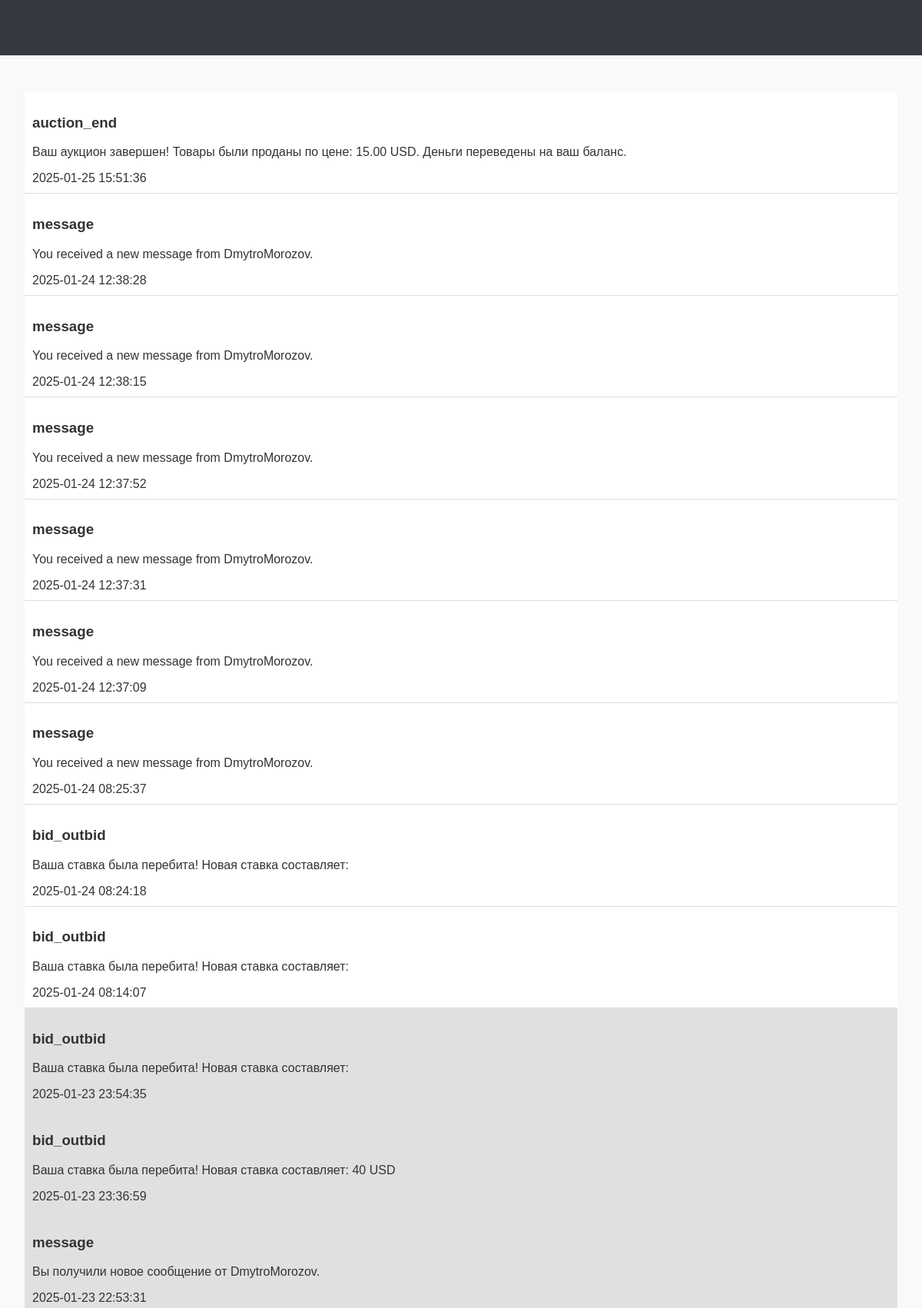
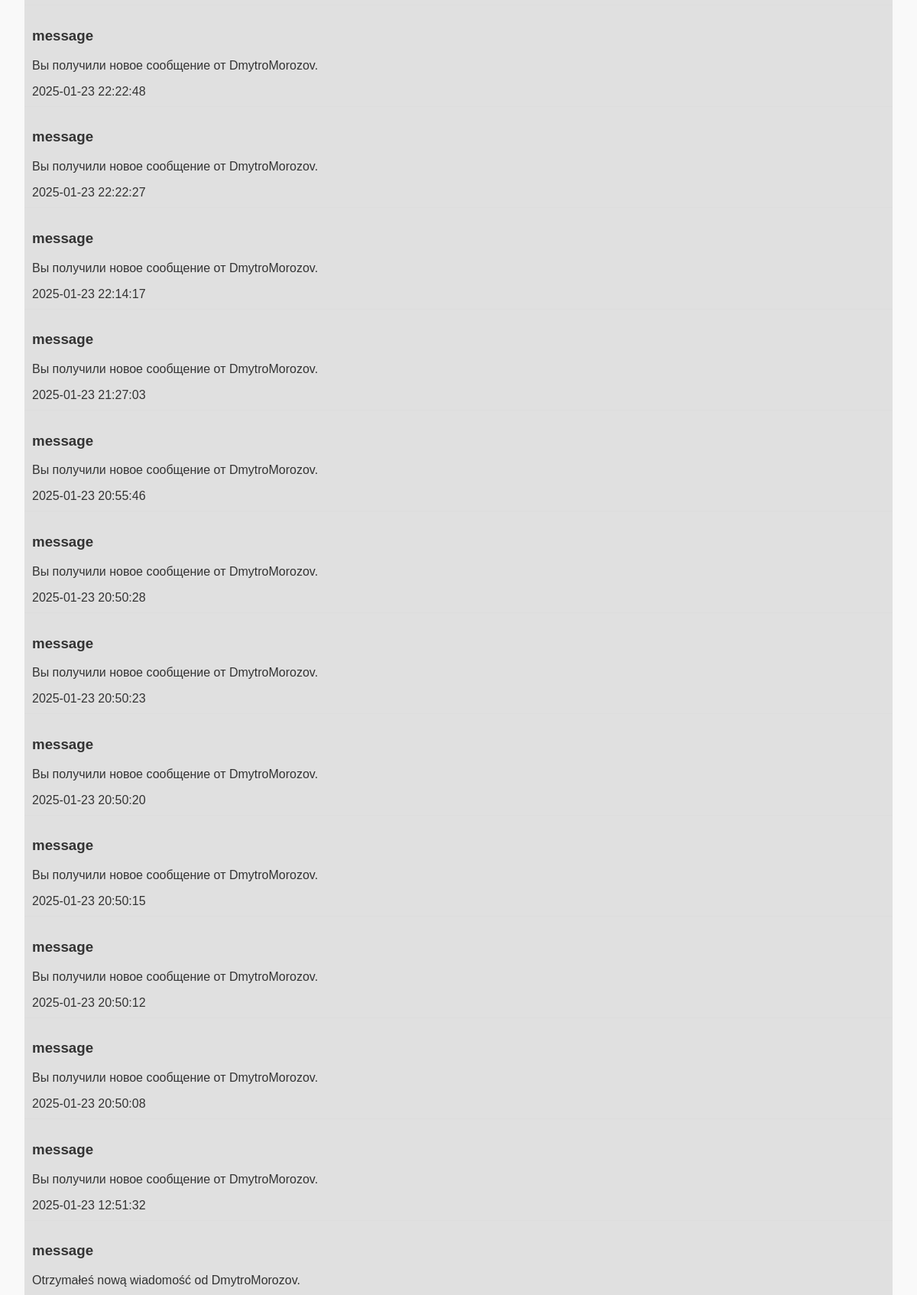
The page /notifications.php (signed in, upper part) on the database its author committed (2 pictures, top to bottom).
### tables this page shows
CREATE TABLE `notifications` (
  `id` int(11) NOT NULL,
  `user_id` int(11) NOT NULL,
  `type` varchar(50) NOT NULL,
  `message` text NOT NULL,
  `is_read` tinyint(1) DEFAULT 0,
  `created_at` timestamp NOT NULL DEFAULT current_timestamp()
);

### notifications.php (the view, shortened to what this page needs)
<?php
require_once 'config/db.php';
$language = $_GET['lang'] ?? $_SESSION['lang'] ?? 'en';
$translations = require "translations/{$language}.php";
$user_id = $_SESSION['user_id'] ?? null;
$stmt = $conn->prepare("
    SELECT id, message, created_at, type, is_read
    FROM notifications
    WHERE user_id = ?
    ORDER BY created_at DESC
");
$stmt->bind_param("i", $user_id);
$stmt->execute();
$notifications_result = $stmt->get_result();
?>
<!DOCTYPE html>
<html lang="<?php echo htmlspecialchars($language); ?>">
<head>
    <link rel="stylesheet" href="public/styles.css">
</head>
<body>
<header class="main-header">
</header>
<main class="main-content">
    <section class="notifications-section">
        <?php if ($notifications_result->num_rows > 0): ?>
            <ul class="notifications-list">
                <?php while ($notification = $notifications_result->fetch_assoc()): ?>
                    <li class="notification-item" style="background-color: <?php echo $notification['is_read'] ? '#e0e0e0' : '#ffffff'; ?>;">
                        <div class="notification-content">
                            <h3 class="notification-type"><?php echo htmlspecialchars($notification['type']); ?></h3>
                            <p class="notification-message"><?php echo nl2br(htmlspecialchars($notification['message'])); ?></p>
                            <time class="notification-timestamp"><?php echo htmlspecialchars($notification['created_at']); ?></time>
                        </div>
                    </li>
                <?php endwhile; ?>
            </ul>
        <?php else: ?>
            <p class="no-notifications"><?php echo htmlspecialchars($translations['no_notifications']); ?></p>
        <?php endif; ?>
    </section>
</main>
</body>
</html>

### public/styles.css (style rules this page uses)
body { font-family: 'Inter', sans-serif; background-color: #f8f9fa; margin: 0; padding: 0; color: #333; }
.main-header { background-color: #343a40; color: #fff; padding: 1rem 0; }
.main-content { padding: 2rem; }
.main-content { display: grid; gap: 2rem; grid-template-columns: 1fr; padding: 2rem; }
body { font-family: Arial, sans-serif; background-color: #f9f9f9; margin: 0; padding: 0; }
header { background-color: #343a40; color: white; padding: 20px 0; text-align: center; }
ul { padding: 0; list-style: none; }
ul li { padding: 10px; border-bottom: 1px solid #ddd; }

### rows shown on the page
notifications: type "auction_end", message "Ваш аукцион завершен! Товары были проданы по цене: 15.00 USD. Деньги переведены на ваш баланс.", created_at "2025-01-25 15:51:36"
notifications: type "message", message "You received a new message from DmytroMorozov.", created_at "2025-01-24 12:38:28"
notifications: type "message", message "You received a new message from DmytroMorozov.", created_at "2025-01-24 12:38:15"
notifications: type "message", message "You received a new message from DmytroMorozov.", created_at "2025-01-24 12:37:52"
notifications: type "message", message "You received a new message from DmytroMorozov.", created_at "2025-01-24 12:37:31"
notifications: type "message", message "You received a new message from DmytroMorozov.", created_at "2025-01-24 12:37:09"
notifications: type "message", message "You received a new message from DmytroMorozov.", created_at "2025-01-24 08:25:37"
notifications: type "bid_outbid", message "Ваша ставка была перебита! Новая ставка составляет:", created_at "2025-01-24 08:24:18"
notifications: type "bid_outbid", message "Ваша ставка была перебита! Новая ставка составляет:", created_at "2025-01-24 08:14:07"
notifications: type "bid_outbid", message "Ваша ставка была перебита! Новая ставка составляет:", created_at "2025-01-23 23:54:35"
notifications: type "bid_outbid", message "Ваша ставка была перебита! Новая ставка составляет: 40 USD", created_at "2025-01-23 23:36:59"
notifications: type "message", message "Вы получили новое сообщение от DmytroMorozov.", created_at "2025-01-23 22:53:31"
notifications: type "message", message "Вы получили новое сообщение от DmytroMorozov.", created_at "2025-01-23 22:22:48"
notifications: type "message", message "Вы получили новое сообщение от DmytroMorozov.", created_at "2025-01-23 22:22:27"
notifications: type "message", message "Вы получили новое сообщение от DmytroMorozov.", created_at "2025-01-23 22:14:17"
notifications: type "message", message "Вы получили новое сообщение от DmytroMorozov.", created_at "2025-01-23 21:27:03"
notifications: type "message", message "Вы получили новое сообщение от DmytroMorozov.", created_at "2025-01-23 20:55:46"
notifications: type "message", message "Вы получили новое сообщение от DmytroMorozov.", created_at "2025-01-23 20:50:28"
notifications: type "message", message "Вы получили новое сообщение от DmytroMorozov.", created_at "2025-01-23 20:50:23"
notifications: type "message", message "Вы получили новое сообщение от DmytroMorozov.", created_at "2025-01-23 20:50:20"
notifications: type "message", message "Вы получили новое сообщение от DmytroMorozov.", created_at "2025-01-23 20:50:15"
notifications: type "message", message "Вы получили новое сообщение от DmytroMorozov.", created_at "2025-01-23 20:50:12"
notifications: type "message", message "Вы получили новое сообщение от DmytroMorozov.", created_at "2025-01-23 20:50:08"
notifications: type "message", message "Вы получили новое сообщение от DmytroMorozov.", created_at "2025-01-23 12:51:32"
notifications: type "message", message "Otrzymałeś nową wiadomość od DmytroMorozov."
